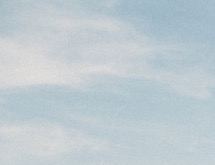
#> input picture cielo.jpg, 215 x 165 px
$ python grafico.py
#> lines starting #> are read from the running program, lines starting #| are printed output that depends on the picture
import matplotlib as plt
import numpy as np
import pandas as pd
from scipy import misc
import matplotlib.pyplot as plt
from PIL import Image

from sklearn.svm import SVC, LinearSVC
from sklearn.model_selection import train_test_split
from sklearn.model_selection import GridSearchCV
from sklearn.metrics import accuracy_score

cielo = Image.open('cielo.jpg')
#> cielo is the input picture: PIL image 215x165 RGB; mean R, G, B 190.5, 202.6, 209
cieloA = np.array(cielo)
cieloM = np.reshape(cieloA,(-1,3))

pasto = Image.open('pasto.jpg')
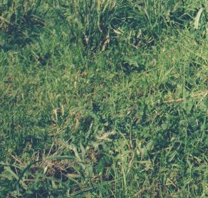
#> input picture pasto.jpg, 208 x 198 px
#> pasto is the input picture: PIL image 208x198 RGB; mean R, G, B 92.5, 118.3, 90.2
pastoA = np.array(pasto)
pastoM = np.reshape(pastoA,(-1,3))

vaca = Image.open('vaca.jpg')
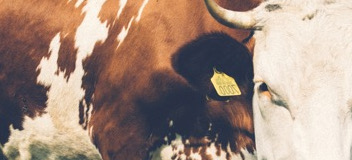
#> input picture vaca.jpg, 352 x 160 px
#> vaca is the input picture: PIL image 352x160 RGB; mean R, G, B 164.1, 141.7, 129.2
vacaA = np.array(vaca)
vacaM = np.reshape(vacaA,(-1,3))

cieloDF = pd.DataFrame(cieloM,columns=list('rgb'))
#> cieloDF = table of 35475 rows and 3 columns
cieloDF = cieloDF.assign(Tipo=1)
#> cieloDF = table of 35475 rows and 4 columns
pastoDF = pd.DataFrame(pastoM,columns=list('rgb'))
#> pastoDF = table of 41184 rows and 3 columns
pastoDF = pastoDF.assign(Tipo=-1)
#> pastoDF = table of 41184 rows and 4 columns
vacaDF = pd.DataFrame(vacaM,columns=list('rgb'))
#> vacaDF = table of 56320 rows and 3 columns
vacaDF = vacaDF.assign(Tipo=-1)
#> vacaDF = table of 56320 rows and 4 columns

#> (the run stopped early here; a loop or call above may not have finished)
